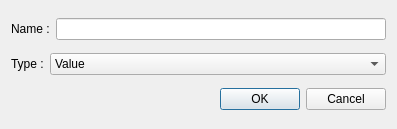
<?xml version="1.0" encoding="UTF-8"?>
<ui version="4.0">
 <class>Dialog</class>
 <widget class="QDialog" name="Dialog">
  <property name="geometry">
   <rect>
    <x>0</x>
    <y>0</y>
    <width>397</width>
    <height>129</height>
   </rect>
  </property>
  <property name="minimumSize">
   <size>
    <width>397</width>
    <height>129</height>
   </size>
  </property>
  <property name="maximumSize">
   <size>
    <width>397</width>
    <height>129</height>
   </size>
  </property>
  <property name="windowTitle">
   <string>Propertie</string>
  </property>
  <layout class="QVBoxLayout" name="verticalLayout">
   <item>
    <layout class="QHBoxLayout" name="nameHLayout">
     <item>
      <widget class="QLabel" name="nameLabel">
       <property name="text">
        <string>Name :</string>
       </property>
      </widget>
     </item>
     <item>
      <widget class="QLineEdit" name="nameLineEdit"/>
     </item>
    </layout>
   </item>
   <item>
    <layout class="QHBoxLayout" name="typeHLayout">
     <item>
      <widget class="QLabel" name="typeLabel">
       <property name="sizePolicy">
        <sizepolicy hsizetype="Preferred" vsizetype="Preferred">
         <horstretch>0</horstretch>
         <verstretch>0</verstretch>
        </sizepolicy>
       </property>
       <property name="text">
        <string>Type :</string>
       </property>
      </widget>
     </item>
     <item>
      <widget class="QComboBox" name="typeComboBox">
       <property name="sizePolicy">
        <sizepolicy hsizetype="Expanding" vsizetype="Fixed">
         <horstretch>0</horstretch>
         <verstretch>0</verstretch>
        </sizepolicy>
       </property>
       <item>
        <property name="text">
         <string>Value</string>
        </property>
       </item>
       <item>
        <property name="text">
         <string>Date</string>
        </property>
       </item>
       <item>
        <property name="text">
         <string>Text</string>
        </property>
       </item>
      </widget>
     </item>
    </layout>
   </item>
   <item>
    <widget class="QDialogButtonBox" name="buttonBox">
     <property name="orientation">
      <enum>Qt::Horizontal</enum>
     </property>
     <property name="standardButtons">
      <set>QDialogButtonBox::Cancel|QDialogButtonBox::Ok</set>
     </property>
    </widget>
   </item>
  </layout>
 </widget>
 <resources/>
 <connections>
  <connection>
   <sender>buttonBox</sender>
   <signal>rejected()</signal>
   <receiver>Dialog</receiver>
   <slot>reject()</slot>
   <hints>
    <hint type="sourcelabel">
     <x>316</x>
     <y>260</y>
    </hint>
    <hint type="destinationlabel">
     <x>286</x>
     <y>274</y>
    </hint>
   </hints>
  </connection>
 </connections>
</ui>
